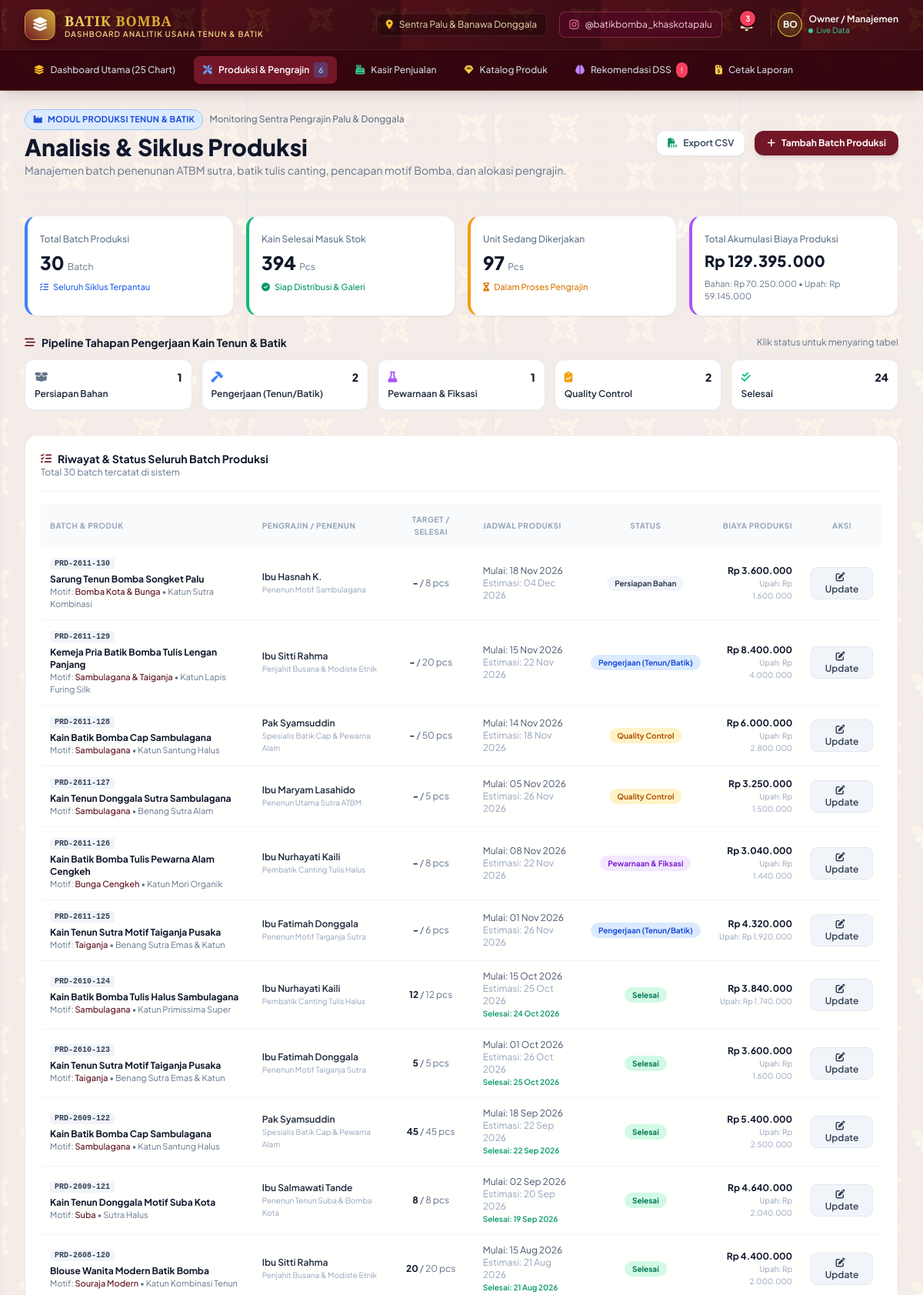
The app's page /production.php (upper part) with its own data.
### tables this page shows
CREATE TABLE productions (
        id INTEGER PRIMARY KEY AUTOINCREMENT,
        batch_code TEXT NOT NULL UNIQUE,
        product_id INTEGER NOT NULL,
        artisan_id INTEGER NOT NULL,
        target_quantity INTEGER NOT NULL,
        actual_quantity INTEGER DEFAULT 0,
        start_date TEXT NOT NULL,
        estimated_end_date TEXT NOT NULL,
        actual_end_date TEXT,
        status TEXT NOT NULL, -- 'Persiapan Bahan', 'Pengerjaan (Tenun/Batik)', 'Pewarnaan & Fiksasi', 'Quality Control', 'Selesai'
        material_cost REAL NOT NULL DEFAULT 0,
        labor_cost REAL NOT NULL DEFAULT 0,
        total_cost REAL NOT NULL DEFAULT 0,
        reject_quantity INTEGER DEFAULT 0,
        notes TEXT,
        created_at TEXT DEFAULT CURRENT_TIMESTAMP,
        FOREIGN KEY (product_id) REFERENCES products(id) ON DELETE CASCADE,
        FOREIGN KEY (artisan_id) REFERENCES artisans(id) ON DELETE RESTRICT
    );

CREATE TABLE products (
        id INTEGER PRIMARY KEY AUTOINCREMENT,
        category_id INTEGER NOT NULL,
        code TEXT NOT NULL UNIQUE,
        name TEXT NOT NULL,
        motif TEXT NOT NULL,
        material TEXT NOT NULL,
        production_cost REAL NOT NULL,
        selling_price REAL NOT NULL,
        stock_quantity INTEGER NOT NULL DEFAULT 0,
        min_stock_threshold INTEGER NOT NULL DEFAULT 5,
        lead_time_days INTEGER NOT NULL DEFAULT 7,
        status TEXT DEFAULT 'Tersedia',
        description TEXT,
        image_url TEXT,
        FOREIGN KEY (category_id) REFERENCES categories(id) ON DELETE RESTRICT
    );

CREATE TABLE artisans (
        id INTEGER PRIMARY KEY AUTOINCREMENT,
        name TEXT NOT NULL,
        phone TEXT,
        address TEXT,
        specialty TEXT NOT NULL,
        experience_years INTEGER DEFAULT 5,
        daily_capacity_units REAL DEFAULT 1.0,
        status TEXT DEFAULT 'Aktif'
    );

### database.php (called while the page is built, shortened)
<?php
function formatRupiah($angka) {
    return 'Rp ' . number_format($angka, 0, ',', '.');
}

### production.php (the view, shortened to what this page needs)
<?php
require_once __DIR__ . '/config/database.php';
$pdo = getDBConnection();
$statusFilter = $_GET['status'] ?? 'all';
$queryWhere = "1=1";
$prodStats = $pdo->query("SELECT
    COUNT(*) as total_batch,
    COALESCE(SUM(target_quantity), 0) as total_target_unit,
    COALESCE(SUM(actual_quantity), 0) as total_actual_unit,
    COALESCE(SUM(reject_quantity), 0) as total_reject_unit,
    COALESCE(SUM(total_cost), 0) as total_cost_all,
    COALESCE(SUM(material_cost), 0) as total_mat_cost,
    COALESCE(SUM(labor_cost), 0) as total_labor_cost,
    COALESCE(SUM(CASE WHEN status != 'Selesai' THEN target_quantity ELSE 0 END), 0) as ongoing_unit
    FROM productions pr WHERE $queryWhere")->fetch();
$pipelineCounts = [
    'Persiapan Bahan' => 0,
    'Pengerjaan (Tenun/Batik)' => 0,
    'Pewarnaan & Fiksasi' => 0,
    'Quality Control' => 0,
    'Selesai' => 0
];
$statusRows = $pdo->query("SELECT status, COUNT(*) as count FROM productions GROUP BY status")->fetchAll();
foreach ($statusRows as $sr) {
    if (isset($pipelineCounts[$sr['status']])) {
        $pipelineCounts[$sr['status']] = (int)$sr['count'];
    }
}
$batchesQuery = "SELECT
    pr.*,
    p.name as product_name, p.code as product_code, p.motif, p.material,
    a.name as artisan_name, a.specialty as artisan_specialty
    FROM productions pr
    JOIN products p ON pr.product_id = p.id
    JOIN artisans a ON pr.artisan_id = a.id
    WHERE $queryWhere
    ORDER BY pr.id DESC";
$batches = $pdo->query($batchesQuery)->fetchAll();
include __DIR__ . '/includes/header.php';
?>
<div class="flex flex-col md:flex-row md:items-center md:justify-between pb-6 border-b border-slate-200 gap-4">
    <div>
        <div class="flex items-center space-x-2">
            <span class="px-2.5 py-1 text-[11px] font-bold tracking-wide uppercase rounded-full bg-blue-100 text-blue-700 border border-blue-300">
                <i class="fas fa-industry mr-1"></i> Modul Produksi Tenun & Batik
            </span>
            <span class="text-xs text-slate-500 font-medium">Monitoring Sentra Pengrajin Palu & Donggala</span>
        </div>
        <h1 class="text-2xl sm:text-3xl font-extrabold text-slate-900 mt-1">
            Analisis & Siklus Produksi
        </h1>
        <p class="text-xs sm:text-sm text-slate-500 mt-0.5">
            Manajemen batch penenunan ATBM sutra, batik tulis canting, pencapan motif Bomba, dan alokasi pengrajin.
        </p>
    </div>
    <div class="flex items-center space-x-3">
        <a href="api.php?action=export_csv&type=production" class="px-3.5 py-2 bg-white border border-slate-200 hover:bg-slate-50 text-slate-700 text-xs font-semibold rounded-xl shadow-sm transition flex items-center">
            <i class="fas fa-file-csv mr-2 text-emerald-600"></i> Export CSV
        </a>
        <button onclick="document.getElementById('modalAddProduction').classList.remove('hidden')" class="px-4 py-2 bg-bomba-600 hover:bg-bomba-700 text-white text-xs font-bold rounded-xl shadow-md transition flex items-center">
            <i class="fas fa-plus mr-2"></i> Tambah Batch Produksi
        </button>
    </div>
</div>
<div class="grid grid-cols-1 sm:grid-cols-2 lg:grid-cols-4 gap-4 my-6">
    <div class="glass-card rounded-2xl p-4 shadow-sm border-l-4 border-l-blue-500">
        <span class="text-xs text-slate-500 font-medium">Total Batch Produksi</span>
        <div class="mt-1 text-2xl font-extrabold text-slate-900"><?= $prodStats['total_batch'] ?> <span class="text-xs font-normal text-slate-500">Batch</span></div>
        <div class="mt-2 text-[11px] text-blue-600 font-medium"><i class="fas fa-tasks mr-1"></i> Seluruh Siklus Terpantau</div>
    </div>
    <div class="glass-card rounded-2xl p-4 shadow-sm border-l-4 border-l-emerald-500">
        <span class="text-xs text-slate-500 font-medium">Kain Selesai Masuk Stok</span>
        <div class="mt-1 text-2xl font-extrabold text-slate-900"><?= number_format($prodStats['total_actual_unit'], 0, ',', '.') ?> <span class="text-xs font-normal text-slate-500">Pcs</span></div>
        <div class="mt-2 text-[11px] text-emerald-600 font-medium"><i class="fas fa-check-circle mr-1"></i> Siap Distribusi & Galeri</div>
    </div>
    <div class="glass-card rounded-2xl p-4 shadow-sm border-l-4 border-l-amber-500">
        <span class="text-xs text-slate-500 font-medium">Unit Sedang Dikerjakan</span>
        <div class="mt-1 text-2xl font-extrabold text-slate-900"><?= number_format($prodStats['ongoing_unit'], 0, ',', '.') ?> <span class="text-xs font-normal text-slate-500">Pcs</span></div>
        <div class="mt-2 text-[11px] text-amber-600 font-medium"><i class="fas fa-hourglass-half mr-1"></i> Dalam Proses Pengrajin</div>
    </div>
    <div class="glass-card rounded-2xl p-4 shadow-sm border-l-4 border-l-purple-500">
        <span class="text-xs text-slate-500 font-medium">Total Akumulasi Biaya Produksi</span>
        <div class="mt-1 text-xl font-extrabold text-slate-900"><?= formatRupiah($prodStats['total_cost_all']) ?></div>
        <div class="mt-2 text-[11px] text-slate-500">Bahan: <?= formatRupiah($prodStats['total_mat_cost']) ?> &bull; Upah: <?= formatRupiah($prodStats['total_labor_cost']) ?></div>
    </div>
</div>
<div class="mb-8">
    <div class="flex items-center justify-between mb-3">
        <h3 class="text-sm font-bold text-slate-900 flex items-center">
            <i class="fas fa-stream mr-2 text-bomba-600"></i> Pipeline Tahapan Pengerjaan Kain Tenun & Batik
        </h3>
        <span class="text-xs text-slate-500">Klik status untuk menyaring tabel</span>
    </div>
    <div class="grid grid-cols-2 md:grid-cols-5 gap-3">
        <?php
        $pipelineSteps = [
            'Persiapan Bahan' => ['icon' => 'fa-box-open', 'color' => 'slate'],
            'Pengerjaan (Tenun/Batik)' => ['icon' => 'fa-hammer', 'color' => 'blue'],
            'Pewarnaan & Fiksasi' => ['icon' => 'fa-flask', 'color' => 'purple'],
            'Quality Control' => ['icon' => 'fa-clipboard-check', 'color' => 'amber'],
            'Selesai' => ['icon' => 'fa-check-double', 'color' => 'emerald']
        ];
        foreach ($pipelineSteps as $stepName => $stepInfo):
            $count = $pipelineCounts[$stepName] ?? 0;
            $isActive = ($statusFilter === $stepName);
        ?>
        <a href="production.php?status=<?= urlencode($stepName) ?>" class="p-3 rounded-xl border transition-all duration-200 <?= $isActive ? 'bg-bomba-50 border-bomba-500 ring-2 ring-bomba-400' : 'bg-white border-slate-200 hover:border-slate-300 hover:shadow-sm' ?>">
            <div class="flex items-center justify-between text-xs text-slate-500 mb-1">
                <i class="fas <?= $stepInfo['icon'] ?> text-<?= $stepInfo['color'] ?>-500 text-sm"></i>
                <span class="font-extrabold text-slate-900 text-sm"><?= $count ?></span>
            </div>
            <p class="text-xs font-semibold text-slate-800 truncate"><?= $stepName ?></p>
        </a>
        <?php endforeach; ?>
    </div>
</div>
<div class="glass-card rounded-2xl p-5 shadow-sm">
    <div class="flex flex-col sm:flex-row sm:items-center sm:justify-between pb-4 border-b border-slate-100 gap-3">
        <div>
            <h3 class="text-sm font-bold text-slate-900 flex items-center">
                <i class="fas fa-list-check mr-2 text-bomba-600"></i> Riwayat & Status Seluruh Batch Produksi
            </h3>
            <p class="text-xs text-slate-500">Total <?= count($batches) ?> batch tercatat di sistem</p>
        </div>
    </div>
    <div class="mt-4 overflow-x-auto">
        <table class="w-full text-left text-xs text-slate-600">
            <thead class="text-slate-400 bg-slate-50 uppercase text-[10px] tracking-wider">
                <tr>
                    <th class="py-3 px-3">Batch & Produk</th>
                    <th class="py-3 px-3">Pengrajin / Penenun</th>
                    <th class="py-3 px-3 text-center">Target / Selesai</th>
                    <th class="py-3 px-3">Jadwal Produksi</th>
                    <th class="py-3 px-3 text-center">Status</th>
                    <th class="py-3 px-3 text-right">Biaya Produksi</th>
                    <th class="py-3 px-3 text-center">Aksi</th>
                </tr>
            </thead>
            <tbody class="divide-y divide-slate-100">
                <?php foreach ($batches as $b): ?>
                <tr class="hover:bg-slate-50/70 transition">
                    <td class="py-3 px-3">
                        <span class="font-mono text-[10px] bg-slate-100 text-slate-700 px-1.5 py-0.5 rounded font-bold"><?= htmlspecialchars($b['batch_code']) ?></span>
                        <div class="font-bold text-slate-900 mt-1"><?= htmlspecialchars($b['product_name']) ?></div>
                        <div class="text-[11px] text-slate-500">Motif: <span class="font-medium text-bomba-700"><?= htmlspecialchars($b['motif']) ?></span> &bull; <?= htmlspecialchars($b['material']) ?></div>
                    </td>
                    <td class="py-3 px-3">
                        <div class="font-semibold text-slate-800"><?= htmlspecialchars($b['artisan_name']) ?></div>
                        <div class="text-[10px] text-slate-400"><?= htmlspecialchars($b['artisan_specialty']) ?></div>
                    </td>
                    <td class="py-3 px-3 text-center">
                        <span class="font-bold text-slate-900"><?= $b['actual_quantity'] > 0 ? $b['actual_quantity'] : '-' ?></span> /
                        <span class="text-slate-500"><?= $b['target_quantity'] ?> pcs</span>
                    </td>
                    <td class="py-3 px-3 text-slate-600">
                        <div>Mulai: <?= date('d M Y', strtotime($b['start_date'])) ?></div>
                        <div class="text-slate-400">Estimasi: <?= date('d M Y', strtotime($b['estimated_end_date'])) ?></div>
                        <?php if ($b['actual_end_date']): ?>
                            <div class="text-emerald-600 font-semibold text-[10px]">Selesai: <?= date('d M Y', strtotime($b['actual_end_date'])) ?></div>
                        <?php endif; ?>
                    </td>
                    <td class="py-3 px-3 text-center">
                        <?php
                            $badgeColor = 'bg-slate-100 text-slate-700';
                            if ($b['status'] === 'Pengerjaan (Tenun/Batik)') $badgeColor = 'bg-blue-100 text-blue-700';
                            if ($b['status'] === 'Pewarnaan & Fiksasi') $badgeColor = 'bg-purple-100 text-purple-700';
                            if ($b['status'] === 'Quality Control') $badgeColor = 'bg-amber-100 text-amber-700';
                            if ($b['status'] === 'Selesai') $badgeColor = 'bg-emerald-100 text-emerald-700';
                        ?>
                        <span class="px-2.5 py-1 rounded-full text-[10px] font-bold <?= $badgeColor ?> whitespace-nowrap">
                            <?= htmlspecialchars($b['status']) ?>
                        </span>
                    </td>
                    <td class="py-3 px-3 text-right">
                        <span class="font-bold text-slate-900"><?= formatRupiah($b['total_cost']) ?></span>
                        <div class="text-[10px] text-slate-400">Upah: <?= formatRupiah($b['labor_cost']) ?></div>
                    </td>
                    <td class="py-3 px-3 text-center">
                        <button onclick="openUpdateStatusModal(<?= htmlspecialchars(json_encode($b)) ?>)" class="px-2.5 py-1 bg-slate-100 hover:bg-bomba-50 text-slate-700 hover:text-bomba-700 border border-slate-200 rounded-lg text-xs font-semibold transition" title="Perbarui Status Pengerjaan">
                            <i class="fas fa-edit mr-1"></i> Update
                        </button>
                    </td>
                </tr>
                <?php endforeach; ?>
            </tbody>
        </table>
    </div>
</div>
<?php include __DIR__ . '/includes/footer.php'; ?>

### header.php (style rules this page uses)
body.batik-page-bg { background-color: #FBF8F5; background-image: linear-gradient(to bottom, rgba(253, 250, 246, 0.93), rgba(250, 246, 240, 0.95)), url('assets/images/batik-bomba-bg.png'); background-size: 320px; background-repeat: repeat; background-attachment: fixed; }
.glass-card { background: rgba(255, 255, 255, 0.96); backdrop-filter: blur(10px); border: 1px solid rgba(229, 231, 235, 0.9); }

### records on screen
productions: artisan "2", id "24", batch_code "PRD-2610-124", product.name "Kain Batik Bomba Tulis Halus Sambulagana", product.motif "Sambulagana", product.material "Katun Primissima Super", artisan.name "Ibu Nurhayati Kaili", artisan.specialty "Pembatik Canting Tulis Halus", actual_quantity "12", target_quantity "12", start_date "15 Oct 2026", estimated_end_date "25 Oct 2026", actual_end_date "24 Oct 2026", status "Selesai", total_cost "Rp 3.840.000", labor_cost "Rp 1.740.000"
productions: batch_code "PRD-2611-130", product.name "Sarung Tenun Bomba Songket Palu", product.motif "Bomba Kota & Bunga", product.material "Katun Sutra Kombinasi", artisan.name "Ibu Hasnah K.", artisan.specialty "Penenun Motif Sambulagana", target_quantity "8", start_date "18 Nov 2026", estimated_end_date "04 Dec 2026", status "Persiapan Bahan", total_cost "Rp 3.600.000", labor_cost "Rp 1.600.000"
productions: batch_code "PRD-2611-129", product.name "Kemeja Pria Batik Bomba Tulis Lengan Panjang", product.motif "Sambulagana & Taiganja", product.material "Katun Lapis Furing Silk", artisan.name "Ibu Sitti Rahma", artisan.specialty "Penjahit Busana & Modiste Etnik", target_quantity "20", start_date "15 Nov 2026", estimated_end_date "22 Nov 2026", status "Pengerjaan (Tenun/Batik)", total_cost "Rp 8.400.000", labor_cost "Rp 4.000.000"
productions: batch_code "PRD-2611-128", product.name "Kain Batik Bomba Cap Sambulagana", product.motif "Sambulagana", product.material "Katun Santung Halus", artisan.name "Pak Syamsuddin", artisan.specialty "Spesialis Batik Cap & Pewarna Alam", target_quantity "50", start_date "14 Nov 2026", estimated_end_date "18 Nov 2026", status "Quality Control", total_cost "Rp 6.000.000", labor_cost "Rp 2.800.000"
productions: batch_code "PRD-2611-127", product.name "Kain Tenun Donggala Sutra Sambulagana", product.motif "Sambulagana", product.material "Benang Sutra Alam", artisan.name "Ibu Maryam Lasahido", artisan.specialty "Penenun Utama Sutra ATBM", target_quantity "5", start_date "05 Nov 2026", estimated_end_date "26 Nov 2026", status "Quality Control", total_cost "Rp 3.250.000", labor_cost "Rp 1.500.000"
productions: batch_code "PRD-2611-126", product.name "Kain Batik Bomba Tulis Pewarna Alam Cengkeh", product.motif "Bunga Cengkeh", product.material "Katun Mori Organik", artisan.name "Ibu Nurhayati Kaili", artisan.specialty "Pembatik Canting Tulis Halus", target_quantity "8", start_date "08 Nov 2026", estimated_end_date "22 Nov 2026", status "Pewarnaan & Fiksasi", total_cost "Rp 3.040.000", labor_cost "Rp 1.440.000"
productions: batch_code "PRD-2611-125", product.name "Kain Tenun Sutra Motif Taiganja Pusaka", product.motif "Taiganja", product.material "Benang Sutra Emas & Katun", artisan.name "Ibu Fatimah Donggala", artisan.specialty "Penenun Motif Taiganja Sutra", target_quantity "6", start_date "01 Nov 2026", estimated_end_date "26 Nov 2026", status "Pengerjaan (Tenun/Batik)", total_cost "Rp 4.320.000", labor_cost "Rp 1.920.000"
productions: batch_code "PRD-2610-123", product.name "Kain Tenun Sutra Motif Taiganja Pusaka", product.motif "Taiganja", product.material "Benang Sutra Emas & Katun", artisan.name "Ibu Fatimah Donggala", artisan.specialty "Penenun Motif Taiganja Sutra", actual_quantity "5", target_quantity "5", start_date "01 Oct 2026", estimated_end_date "26 Oct 2026", actual_end_date "25 Oct 2026", status "Selesai", total_cost "Rp 3.600.000", labor_cost "Rp 1.600.000"
productions: batch_code "PRD-2609-122", product.name "Kain Batik Bomba Cap Sambulagana", product.motif "Sambulagana", product.material "Katun Santung Halus", artisan.name "Pak Syamsuddin", artisan.specialty "Spesialis Batik Cap & Pewarna Alam", actual_quantity "45", target_quantity "45", start_date "18 Sep 2026", estimated_end_date "22 Sep 2026", actual_end_date "22 Sep 2026", status "Selesai", total_cost "Rp 5.400.000", labor_cost "Rp 2.500.000"
productions: batch_code "PRD-2609-121", product.name "Kain Tenun Donggala Motif Suba Kota", product.motif "Suba", product.material "Sutra Halus", artisan.name "Ibu Salmawati Tande", artisan.specialty "Penenun Tenun Suba & Bomba Kota", actual_quantity "8", target_quantity "8", start_date "02 Sep 2026", estimated_end_date "20 Sep 2026", actual_end_date "19 Sep 2026", status "Selesai", total_cost "Rp 4.640.000", labor_cost "Rp 2.040.000"
productions: batch_code "PRD-2608-120", product.name "Blouse Wanita Modern Batik Bomba", product.motif "Souraja Modern", product.material "Katun Kombinasi Tenun", artisan.name "Ibu Sitti Rahma", artisan.specialty "Penjahit Busana & Modiste Etnik", actual_quantity "20", target_quantity "20", start_date "15 Aug 2026", estimated_end_date "21 Aug 2026", actual_end_date "21 Aug 2026", status "Selesai", total_cost "Rp 4.400.000", labor_cost "Rp 2.000.000"

### other values on screen
$criticalStockCount "3"
$activeBatchesCount "6"
$prodStats['total_batch'] "30"
$prodStats['total_actual_unit'] "394"
$prodStats['ongoing_unit'] "97"
formatRupiah($prodStats['total_cost_all']) "Rp 129.395.000"
formatRupiah($prodStats['total_mat_cost']) "Rp 70.250.000"
formatRupiah($prodStats['total_labor_cost']) "Rp 59.145.000"
$count "1"
$stepName "Persiapan Bahan"
$stepName "Pengerjaan (Tenun/Batik)"
$stepName "Pewarnaan & Fiksasi"
$stepName "Quality Control"
$stepName "Selesai"
count($batches) "30"
